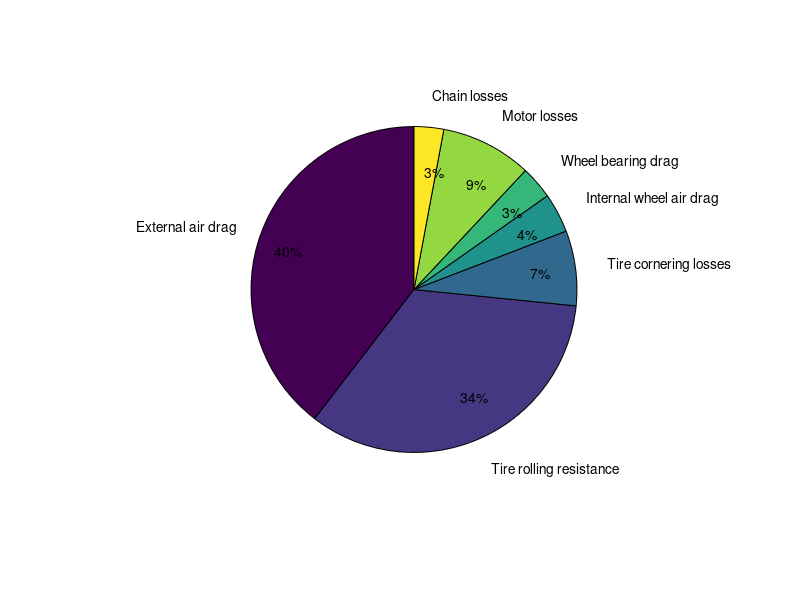
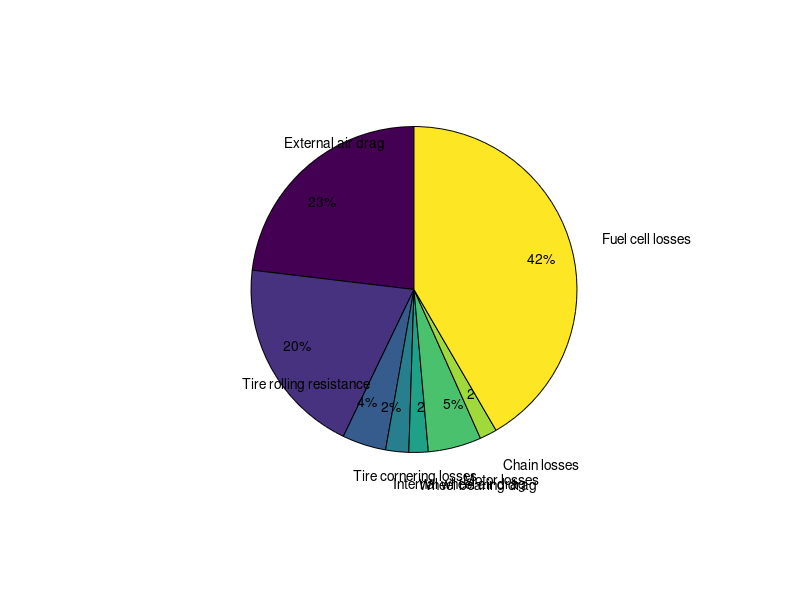

MATLAB code for these plots, in order:
clear; clc; close all;

%all loss terms are in watts

v = 6.706; %nominal race speed in m/s
massCar = 26; %mass of car in kg
massDriver = 45; %mass of driver in kg
g = 9.807; %acceleration of gravity
kc = 0.8e-2; %constant wheel drag term
kq = 1.2e-5; %quadratic wheel drag term
d_wheel = 0.475; %diameter of the wheel in m

massTotal = massCar + massDriver;

totalLosses = [];
totalLossesLabels = {};

%air drag------------------------------------------------
airCD = 0.13; %coefficient of drag
airFrontal = 0.353; %frontal area in m^2
airDensity = 1.184; %density of air at 25C and standard pressure, kg/m^3

airForce = 0.5 * airCD * airDensity * airFrontal * v^2;
airPower = airForce * v;

totalLosses = [totalLosses, airPower];
totalLossesLabels{end+1} = 'External air drag';

% airRMSMultiplier = 1.0149; %rms of the velocity profile, world record attempt
% %airRMSMultiplier = 1.044; %sonoma, our first run
% airRMSLoss = airPower * (airRMSMultiplier ^ 2 - 1);
% totalLosses = [totalLosses, airRMSLoss];
% totalLossesLabels{end+1} = 'Drag RMS loss';

%rolling resistance--------------------------------------
rrCoeff = 0.0015; %coefficient of rolling resistance
rrForce = massTotal * g * rrCoeff; %drag force of rolling resistance in newtons
rrPower = rrForce * v; %power loss of rolling resistance in watts

totalLosses = [totalLosses, rrPower];
totalLossesLabels{end+1} = 'Tire rolling resistance';

%cornering losses----------------------------------------
ca = 100; %tire cornering stiffness, newtons per degree
cornerRadius = [25 25 25 25]; %turn radius in meters. assuming each corner turns 90 degrees
cornerVelocity = [v v v v]; %speed taken through each corner
trackLength = 1947.1; %track length in meters. Galot raceway in Benson, NC

alpha = (massTotal .* cornerVelocity.^2 ./ cornerRadius) ./ ca; %tire slip angle, degrees
corneringDragForce = ca .* alpha .^ 2 .* pi ./ 180; %traction force needed

corneringPower = corneringDragForce .* v;
corneringAveragePower = sum(corneringPower .* 0.5 .* pi .* cornerRadius ./ trackLength);

totalLosses = [totalLosses, corneringAveragePower];
totalLossesLabels{end+1} = 'Tire cornering losses';

%wheel air drag------------------------------------------
wheelOmega = v / (d_wheel / 2);
wheelAirLoss = 3 * kq * wheelOmega .^ 3; %three wheels in the car

totalLosses = [totalLosses, wheelAirLoss];
totalLossesLabels{end+1} = 'Internal wheel air drag';
%bearing drag--------------------------------------------
bearingLoss = 3 * kc * wheelOmega; %three wheels in the car

totalLosses = [totalLosses, bearingLoss];
totalLossesLabels{end+1} = 'Wheel bearing drag';
%freewheel drag------------------------------------------

%motor losses--------------------------------------------
motorGearRatio = 120/14;
motorRPM = wheelOmega * motorGearRatio * 60/(2*pi);
motorCurrent = 5;
motorVoltage = 16;
motorWindingResistance = 0.186;
motorControllerResistance = 0.016;
motorNoLoadPower_0 = 5.76;
motorNoLoadRPM_0 = 4200;
motorDutyCycle = sum(totalLosses) / (motorCurrent * motorVoltage);

motorResistanceLoss = (motorWindingResistance + motorControllerResistance) * motorCurrent.^2 * motorDutyCycle;
motorNoLoadLoss = motorNoLoadPower_0 * motorRPM / motorNoLoadRPM_0 * motorDutyCycle;

totalLosses = [totalLosses, motorResistanceLoss + motorNoLoadLoss];
totalLossesLabels{end+1} = 'Motor losses';

motorEff = 1 - (motorResistanceLoss + motorNoLoadLoss) / sum(totalLosses);
%chain losses--------------------------------------------

chainPower_0 = 3.0;
chainRPM_0 = 2600;

chainLoss = chainPower_0 * motorRPM / chainRPM_0 * motorDutyCycle;
totalLosses = [totalLosses, chainLoss];
totalLossesLabels{end+1} = 'Chain losses';

figure;

H = pie(totalLosses);
T = H(strcmpi(get(H,'Type'),'text'));
P = cell2mat(get(T,'Position'));
set(T,{'Position'},num2cell(P*0.6,2));
P(1, 1) = -1.7;%hack to make text better
text(P(:,1),P(:,2),totalLossesLabels(:));

%fuel cell-----------------------------------------------
h2Eff = 0.584;
electricalPower = sum(totalLosses);
fuelCellLoss = electricalPower / h2Eff - electricalPower;

totalLosses = [totalLosses, fuelCellLoss];
totalLossesLabels{end+1} = 'Fuel cell losses';

%plotting and scorekeeping------------------------------
figure;
H = pie(totalLosses);
T = H(strcmpi(get(H,'Type'),'text'));
P = cell2mat(get(T,'Position'));
set(T,{'Position'},num2cell(P*0.6,2));
text(P(:,1),P(:,2),totalLossesLabels(:));


totalPower = sum(totalLosses);
electricScoreMetric = v ./ (electricalPower ./ 3600); %electric score in km per kWh
electricScoreEnglish = electricScoreMetric ./ 1.609; %electric score in miles per kWh
joulesPerLiterGas = 42.9e6 * 0.7646; %using constants from 2018 Eco-Marathon rules
scoreMetric = joulesPerLiterGas .* v ./ (totalPower .* 1000); %hydrogen score in km per liter of gas
scoreEnglish = scoreMetric ./ 1.609 .* 3.78541; % miles per gallon

%note, actual world record hydrogen score was 14,573 MPG, 6196 km/L

fprintf('Predicted electric score: %.1f mi/kWh, Hydrogen score: %.1f km/L\n', electricScoreEnglish, scoreMetric);